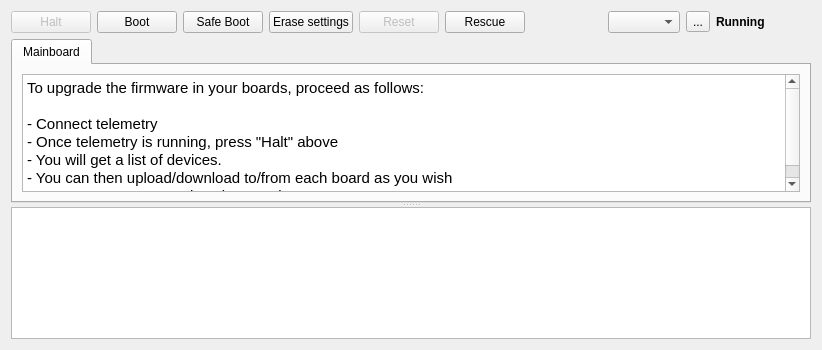
<?xml version="1.0" encoding="UTF-8"?>
<ui version="4.0">
 <class>UploaderWidget</class>
 <widget class="QWidget" name="UploaderWidget">
  <property name="geometry">
   <rect>
    <x>0</x>
    <y>0</y>
    <width>822</width>
    <height>350</height>
   </rect>
  </property>
  <property name="windowTitle">
   <string>Form</string>
  </property>
  <layout class="QVBoxLayout" name="verticalLayout">
   <item>
    <layout class="QHBoxLayout" name="horizontalLayout">
     <item>
      <widget class="QPushButton" name="haltButton">
       <property name="enabled">
        <bool>false</bool>
       </property>
       <property name="toolTip">
        <string>Tells the mainboard to go down
to bootloader mode.
(Only enabled if telemetry link is established, either
through serial or USB)</string>
       </property>
       <property name="text">
        <string>Halt</string>
       </property>
      </widget>
     </item>
     <item>
      <widget class="QPushButton" name="bootButton">
       <property name="enabled">
        <bool>true</bool>
       </property>
       <property name="toolTip">
        <string>Boots the system.
Only useful if the system is halted
(mainboard blue LED blinking slowly, green LED on)

If telemetry is not running, select the link using the dropdown
menu on the right.</string>
       </property>
       <property name="text">
        <string>Boot</string>
       </property>
      </widget>
     </item>
     <item>
      <widget class="QPushButton" name="safeBootButton">
       <property name="enabled">
        <bool>true</bool>
       </property>
       <property name="toolTip">
        <string>Boots the system into safe mode (ie. default HwSettings).
Only useful if the system is halted
(mainboard blue LED blinking slowly, orange LED off)

If telemetry is not running, select the link using the dropdown
menu on the right.</string>
       </property>
       <property name="text">
        <string>Safe Boot</string>
       </property>
      </widget>
     </item>
     <item>
      <widget class="QPushButton" name="eraseBootButton">
       <property name="enabled">
        <bool>true</bool>
       </property>
       <property name="toolTip">
        <string>&lt;html&gt;&lt;head/&gt;&lt;body&gt;&lt;p&gt;Reboot the board and clear its settings memory.&lt;/p&gt;&lt;p&gt;        Useful if the board cannot boot properly.&lt;/p&gt;&lt;p&gt;        Blue led starts blinking quick for 20-30 seconds than the board will start normally&lt;/p&gt;&lt;p&gt;&lt;br/&gt;&lt;/p&gt;&lt;p&gt;If telemetry is not running, select the link using the dropdown&lt;/p&gt;&lt;p&gt;menu on the right.&lt;/p&gt;&lt;p&gt;PLEASE NOTE: Supported with bootloader versions 4.0 and earlier&lt;/p&gt;&lt;/body&gt;&lt;/html&gt;</string>
       </property>
       <property name="text">
        <string>Erase settings</string>
       </property>
      </widget>
     </item>
     <item>
      <widget class="QPushButton" name="resetButton">
       <property name="enabled">
        <bool>false</bool>
       </property>
       <property name="toolTip">
        <string>Reset the system.
(Only enabled if telemetry link is established, either
through serial or USB)</string>
       </property>
       <property name="text">
        <string>Reset</string>
       </property>
      </widget>
     </item>
     <item>
      <widget class="QPushButton" name="rescueButton">
       <property name="toolTip">
        <string>Start a guided procedure to manually
recover a system which does not boot.

Rescue is possible in USB mode only.</string>
       </property>
       <property name="text">
        <string>Rescue</string>
       </property>
      </widget>
     </item>
     <item>
      <spacer name="horizontalSpacer">
       <property name="orientation">
        <enum>Qt::Horizontal</enum>
       </property>
       <property name="sizeHint" stdset="0">
        <size>
         <width>40</width>
         <height>20</height>
        </size>
       </property>
      </spacer>
     </item>
     <item>
      <widget class="QComboBox" name="telemetryLink">
       <property name="toolTip">
        <string>When telemetry is not connected, select the communication
method using this combo box.

You can use this to force a communication channel when doing
a &quot;Boot&quot; (button on the left). It is updated automatically when
halting a running board.</string>
       </property>
      </widget>
     </item>
     <item>
      <widget class="QToolButton" name="refreshPorts">
       <property name="toolTip">
        <string>Refresh the list of serial ports</string>
       </property>
       <property name="text">
        <string>...</string>
       </property>
      </widget>
     </item>
     <item>
      <widget class="QLabel" name="boardStatus">
       <property name="font">
        <font>
         <weight>75</weight>
         <bold>true</bold>
        </font>
       </property>
       <property name="text">
        <string>Running</string>
       </property>
      </widget>
     </item>
     <item>
      <widget class="QPushButton" name="pbHelp">
       <property name="text">
        <string/>
       </property>
       <property name="icon">
        <iconset resource="../coreplugin/core.qrc">
         <normaloff>:/core/images/helpicon.svg</normaloff>:/core/images/helpicon.svg</iconset>
       </property>
       <property name="iconSize">
        <size>
         <width>30</width>
         <height>30</height>
        </size>
       </property>
       <property name="flat">
        <bool>true</bool>
       </property>
      </widget>
     </item>
    </layout>
   </item>
   <item>
    <widget class="QSplitter" name="splitter">
     <property name="orientation">
      <enum>Qt::Vertical</enum>
     </property>
     <widget class="QTabWidget" name="systemElements">
      <property name="currentIndex">
       <number>0</number>
      </property>
      <widget class="QWidget" name="defaultTab">
       <attribute name="title">
        <string>Mainboard</string>
       </attribute>
       <layout class="QHBoxLayout" name="horizontalLayout_2">
        <item>
         <widget class="QTextEdit" name="textEdit">
          <property name="html">
           <string>&lt;!DOCTYPE HTML PUBLIC &quot;-//W3C//DTD HTML 4.0//EN&quot; &quot;http://www.w3.org/TR/REC-html40/strict.dtd&quot;&gt;
&lt;html&gt;&lt;head&gt;&lt;meta name=&quot;qrichtext&quot; content=&quot;1&quot; /&gt;&lt;style type=&quot;text/css&quot;&gt;
p, li { white-space: pre-wrap; }
&lt;/style&gt;&lt;/head&gt;&lt;body style=&quot; font-family:'MS Shell Dlg 2'; font-size:8.25pt; font-weight:400; font-style:normal;&quot;&gt;
&lt;p style=&quot; margin-top:0px; margin-bottom:0px; margin-left:0px; margin-right:0px; -qt-block-indent:0; text-indent:0px;&quot;&gt;&lt;span style=&quot; font-family:'Ubuntu'; font-size:11pt;&quot;&gt;To upgrade the firmware in your boards, proceed as follows:&lt;/span&gt;&lt;/p&gt;
&lt;p style=&quot;-qt-paragraph-type:empty; margin-top:0px; margin-bottom:0px; margin-left:0px; margin-right:0px; -qt-block-indent:0; text-indent:0px; font-family:'Ubuntu'; font-size:11pt;&quot;&gt;&lt;br /&gt;&lt;/p&gt;
&lt;p style=&quot; margin-top:0px; margin-bottom:0px; margin-left:0px; margin-right:0px; -qt-block-indent:0; text-indent:0px;&quot;&gt;&lt;span style=&quot; font-family:'Ubuntu'; font-size:11pt;&quot;&gt;- Connect telemetry&lt;/span&gt;&lt;/p&gt;
&lt;p style=&quot; margin-top:0px; margin-bottom:0px; margin-left:0px; margin-right:0px; -qt-block-indent:0; text-indent:0px;&quot;&gt;&lt;span style=&quot; font-family:'Ubuntu'; font-size:11pt;&quot;&gt;- Once telemetry is running, press &amp;quot;Halt&amp;quot; above&lt;/span&gt;&lt;/p&gt;
&lt;p style=&quot; margin-top:0px; margin-bottom:0px; margin-left:0px; margin-right:0px; -qt-block-indent:0; text-indent:0px;&quot;&gt;&lt;span style=&quot; font-family:'Ubuntu'; font-size:11pt;&quot;&gt;- You will get a list of devices.&lt;/span&gt;&lt;/p&gt;
&lt;p style=&quot; margin-top:0px; margin-bottom:0px; margin-left:0px; margin-right:0px; -qt-block-indent:0; text-indent:0px;&quot;&gt;&lt;span style=&quot; font-family:'Ubuntu'; font-size:11pt;&quot;&gt;- You can then upload/download to/from each board as you wish&lt;/span&gt;&lt;/p&gt;
&lt;p style=&quot; margin-top:0px; margin-bottom:0px; margin-left:0px; margin-right:0px; -qt-block-indent:0; text-indent:0px;&quot;&gt;&lt;span style=&quot; font-family:'Ubuntu'; font-size:11pt;&quot;&gt;- You can resume operations by pressing &amp;quot;Boot&amp;quot;&lt;/span&gt;&lt;/p&gt;&lt;/body&gt;&lt;/html&gt;</string>
          </property>
         </widget>
        </item>
       </layout>
      </widget>
     </widget>
     <widget class="QTextBrowser" name="textBrowser">
      <property name="horizontalScrollBarPolicy">
       <enum>Qt::ScrollBarAlwaysOff</enum>
      </property>
      <property name="html">
       <string>&lt;!DOCTYPE HTML PUBLIC &quot;-//W3C//DTD HTML 4.0//EN&quot; &quot;http://www.w3.org/TR/REC-html40/strict.dtd&quot;&gt;
&lt;html&gt;&lt;head&gt;&lt;meta name=&quot;qrichtext&quot; content=&quot;1&quot; /&gt;&lt;style type=&quot;text/css&quot;&gt;
p, li { white-space: pre-wrap; }
&lt;/style&gt;&lt;/head&gt;&lt;body style=&quot; font-family:'MS Shell Dlg 2'; font-size:8.25pt; font-weight:400; font-style:normal;&quot;&gt;
&lt;p style=&quot;-qt-paragraph-type:empty; margin-top:0px; margin-bottom:0px; margin-left:0px; margin-right:0px; -qt-block-indent:0; text-indent:0px; font-family:'Ubuntu'; font-size:11pt;&quot;&gt;&lt;br /&gt;&lt;/p&gt;&lt;/body&gt;&lt;/html&gt;</string>
      </property>
     </widget>
    </widget>
   </item>
  </layout>
 </widget>
 <resources>
  <include location="../coreplugin/core.qrc"/>
 </resources>
 <connections/>
</ui>
